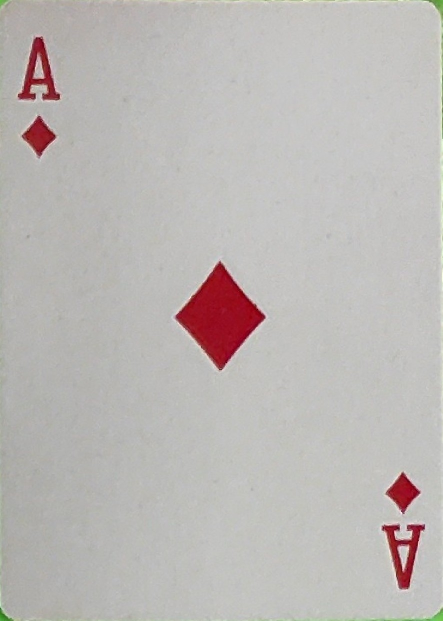
#> input picture dataset/1 diamonds.jpg, 885 x 1241 px, given in place of the camera (shown at 1/2 size)
$ python coba1.py
#> lines starting #> are read from the running program, lines starting #| are printed output that depends on the picture; after the words box and inside, x2 and y2 are one past the last pixel; in counts of white or black regions, pixels touching at a corner belong together
#> further down, frame is the input picture: shape (1241, 885, 3); mean B, G, R 181.4, 183.9, 188.1
import cv2
import numpy as np
from stackImages import stackImages

cap = cv2.VideoCapture(1)

def empty(a):
    pass

def greenScreen(cam):
    imgHSV = cv2.cvtColor(cam, cv2.COLOR_BGR2HSV)
#> imgHSV: shape (1241, 885, 3); mean H, S, V 37.8, 12, 188.5
    h_min = cv2.getTrackbarPos("Hue Min", "TrackBars")
    h_max = cv2.getTrackbarPos("Hue Max", "TrackBars")
    s_min = cv2.getTrackbarPos("Sat Min", "TrackBars")
    s_max = cv2.getTrackbarPos("Sat Max", "TrackBars")
    v_min = cv2.getTrackbarPos("Val Min", "TrackBars")
    v_max = cv2.getTrackbarPos("Val Max", "TrackBars")
    lower = np.array([h_min, s_min, v_min])
    upper = np.array([h_max, s_max, v_max])
    mask = cv2.inRange(imgHSV, lower, upper)
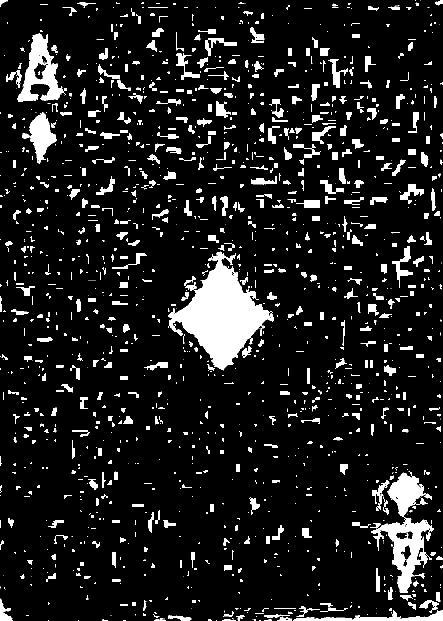
#> mask: shape (1241, 885) (shown at 1/2 size); 11.3% white; 1501 white regions (705 under 20 px), largest, box (x1, y1, x2, y2) and area: (336, 503, 548, 741) 21884, (740, 1036, 868, 1186) 6898, (34, 67, 126, 204) 5422
    mask = cv2.bitwise_not(mask)
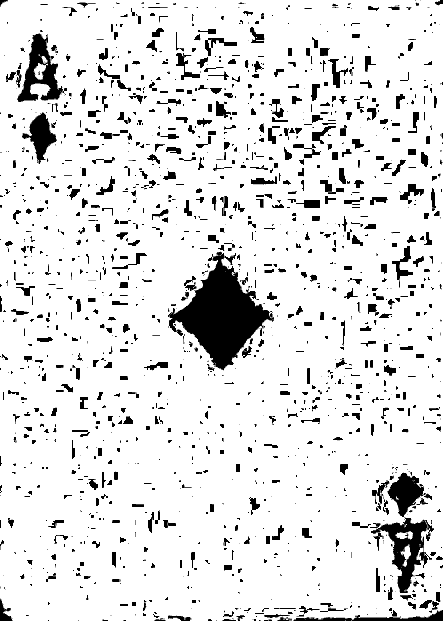
#> mask: shape (1241, 885) (shown at 1/2 size); 88.7% white; 1501 black regions (705 under 20 px), largest, box (x1, y1, x2, y2) and area: (336, 503, 548, 741) 21884, (740, 1036, 868, 1186) 6898, (34, 67, 126, 204) 5422
    greenscreen = cv2.bitwise_and(cam, cam, mask=mask)
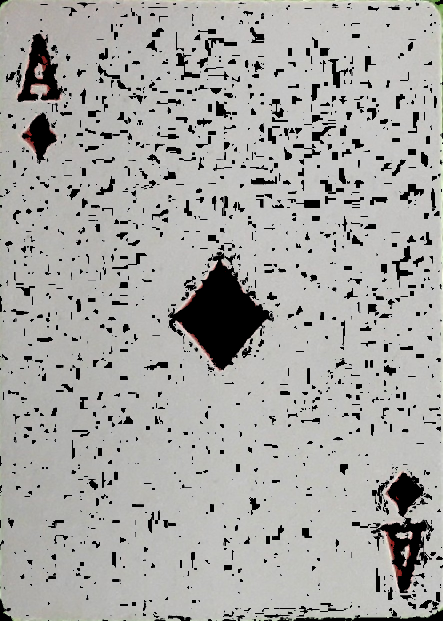
#> greenscreen: shape (1241, 885, 3) (shown at 1/2 size); mean B, G, R 164.5, 167.3, 167.9

    return greenscreen, mask

def findEdgePoints(img):
#> (the run stopped early here; a loop or call above may not have finished)

$ run again, on dataset/10 diamonds.jpg
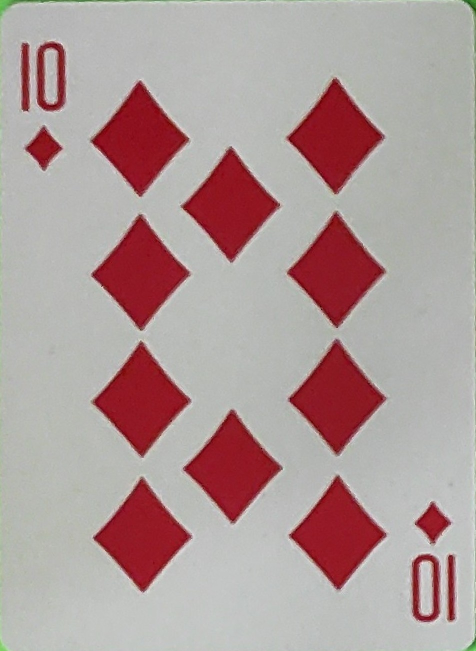
#> input picture dataset/10 diamonds.jpg, 952 x 1302 px, given in place of the camera (shown at 1/2 size)
#> frame is the input picture: shape (1302, 952, 3); mean B, G, R 153.6, 154.5, 175.4
#> imgHSV: shape (1302, 952, 3); mean H, S, V 69.7, 45.1, 177
#> in greenScreen, `mask = cv2.inRange(imgHSV, lower, upper)`:
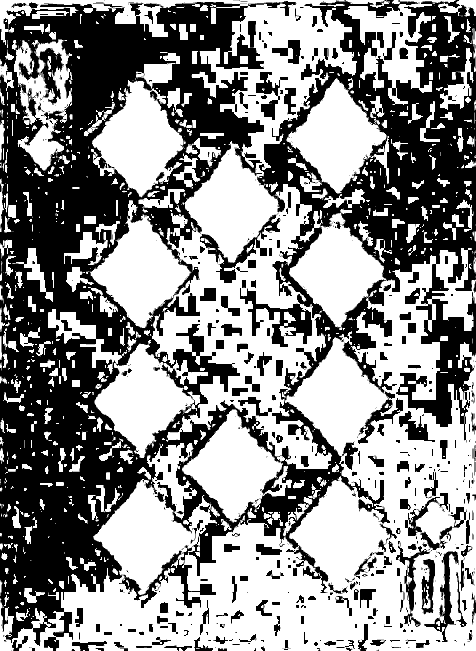
#> mask: shape (1302, 952) (shown at 1/2 size); 55.2% white; 646 black regions (375 under 20 px), largest, box (x1, y1, x2, y2) and area: (0, 0, 952, 1302) 492050, (400, 425, 561, 566) 4100, (848, 1102, 917, 1284) 2771
#> in greenScreen, `greenscreen = cv2.bitwise_and(cam, cam, mask=mask)`:
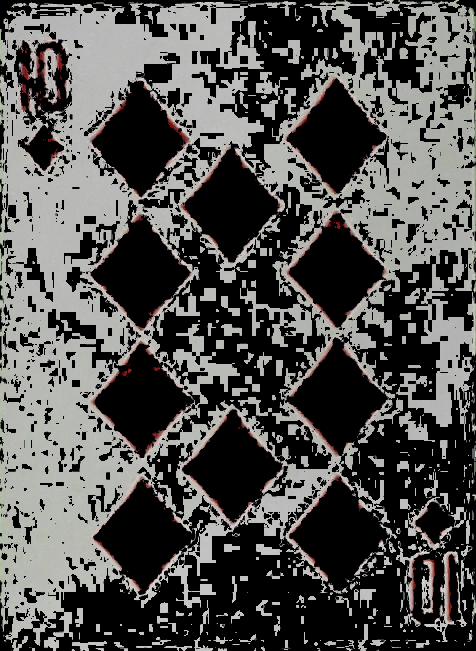
#> greenscreen: shape (1302, 952, 3) (shown at 1/2 size); mean B, G, R 79.2, 81.1, 81.7

$ run again, on dataset/12 diamonds.jpg
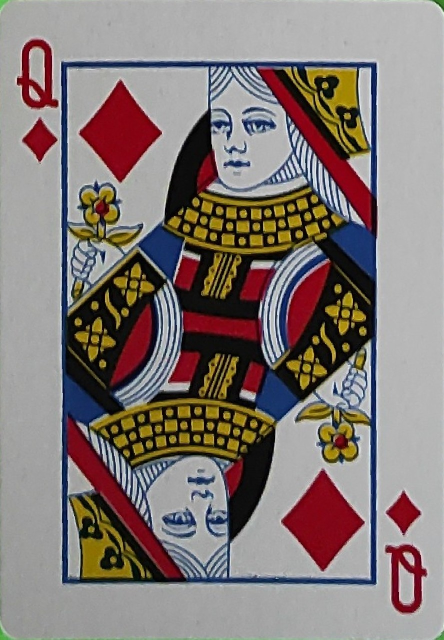
#> input picture dataset/12 diamonds.jpg, 888 x 1279 px, given in place of the camera (shown at 1/2 size)
#> frame is the input picture: shape (1279, 888, 3); mean B, G, R 118.9, 121.9, 132.8
#> imgHSV: shape (1279, 888, 3); mean H, S, V 59.3, 74.9, 139.1
#> in greenScreen, `mask = cv2.inRange(imgHSV, lower, upper)`:
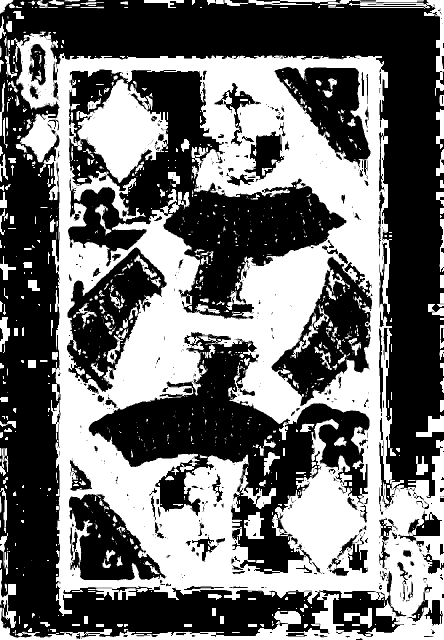
#> mask: shape (1279, 888) (shown at 1/2 size); 43.1% white; 1120 white regions (738 under 20 px), largest, box (x1, y1, x2, y2) and area: (0, 63, 888, 1279) 437595, (698, 0, 888, 192) 3688, (488, 1024, 528, 1078) 1435
#> in greenScreen, `greenscreen = cv2.bitwise_and(cam, cam, mask=mask)`:
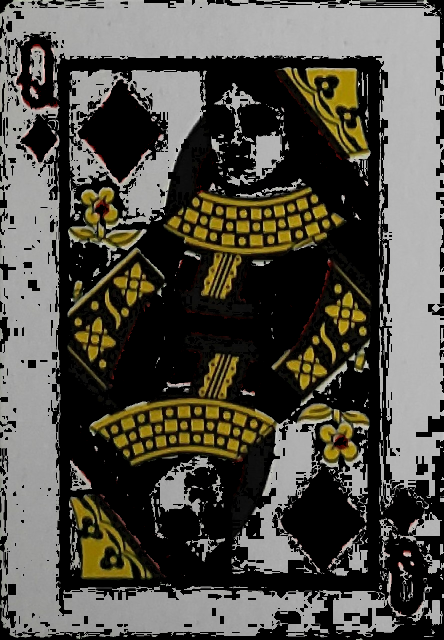
#> greenscreen: shape (1279, 888, 3) (shown at 1/2 size); mean B, G, R 70.8, 78.8, 81.2
